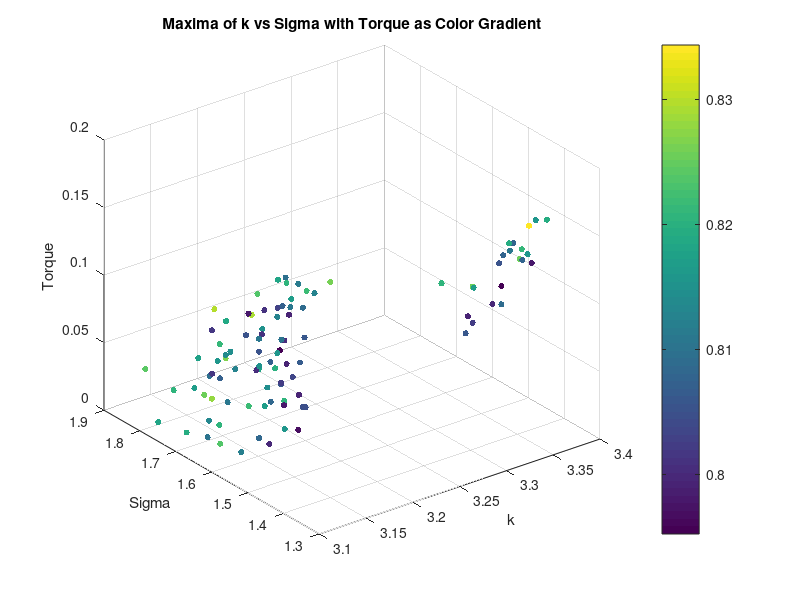
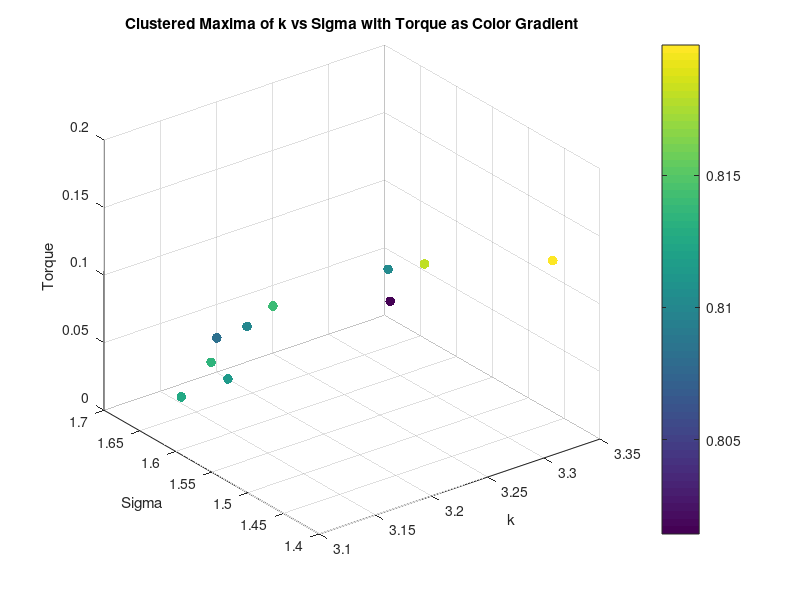
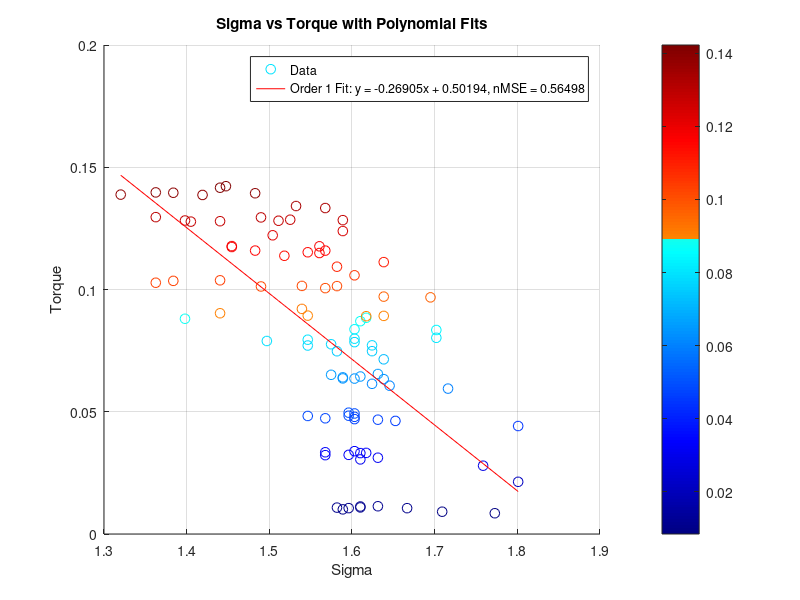

These charts were generated, in order, by the following MATLAB code:
clear all;
close all;


%% Torque Analysis
load('maxima_data.mat');
scatter3(maxima_k, maxima_sigma, torque_values, 20, maxima_corr, 'filled');
xlabel('k');
ylabel('Sigma');
zlabel('Torque');
title('Maxima of k vs Sigma with Torque as Color Gradient');
colorbar;
grid on;
% K means clustering of torque into 10 clusters, taking mean of each cluster k, sigma and corr too
[cluster_idx, cluster_centers] = kmeans(torque_values', 10);
% Take the mean of each cluster
torque_means = zeros(10, 1);
sigma_means = zeros(10, 1);
k_means = zeros(10, 1);
corr_means = zeros(10, 1);
for i = 1:10
    torque_means(i) = mean(torque_values(cluster_idx == i));
    sigma_means(i) = mean(maxima_sigma(cluster_idx == i));
    k_means(i) = mean(maxima_k(cluster_idx == i));
    corr_means(i) = mean(maxima_corr(cluster_idx == i));
end
% Plot the clusters
figure;
scatter3(k_means, sigma_means, torque_means, 50, corr_means, 'filled');
xlabel('k');
ylabel('Sigma');
zlabel('Torque');
title('Clustered Maxima of k vs Sigma with Torque as Color Gradient');
colorbar;
grid on;
% Ensure data is sorted for polyfit
[sigma_sorted, sort_idx] = sort(maxima_sigma);
torque_sorted = torque_values(sort_idx);
% Display correlation between torque and sigma
disp('Correlation between Torque and Sigma:');
disp(corr(torque_sorted', sigma_sorted'));
% Display correlation between torque and sigma^2
disp('Correlation between Torque and Sigma^2:');
disp(corr(torque_sorted', sigma_sorted'.^2));
% Polyfit for sigma vs torque (order 1 and 2)
p1_sigma = polyfit(sigma_sorted, torque_sorted, 1);
% Calculate fitted values and normalized MSE for sigma vs torque
fitted_torque_p1_sigma = polyval(p1_sigma, sigma_sorted);
mse_p1_sigma = mean((torque_sorted - fitted_torque_p1_sigma).^2);
nmse_p1_sigma = mse_p1_sigma / var(torque_sorted);
% Display results for sigma vs torque
disp('Sigma vs Torque:');
disp(['Order 1 nMSE: ', num2str(nmse_p1_sigma)]);
%display correlation between torque and sigma
% Plot for sigma vs torque with polynomial fits (first instance)
figure;
scatter(sigma_sorted, torque_sorted, 50, torque_sorted,'DisplayName', 'Data');
% Create a custom colormap based on jet, excluding yellow/light orange
cmap = jet(256); % Get the jet colormap with 256 colors
cmap = cmap([1:100,191:256], :); % Keep only the first 200 colors, removing the yellow/light orange range
colormap(cmap); % Apply the custom colormap
colorbar; % Add a colorbar to indicate the mapping of color to torque_sorted values
hold on;
plot(sigma_sorted, fitted_torque_p1_sigma, '-r', 'DisplayName', ...
    ['Order 1 Fit: y = ', num2str(p1_sigma(1)), 'x + ', num2str(p1_sigma(2)), ...
    ', nMSE = ', num2str(nmse_p1_sigma)]);
xlabel('Sigma');
ylabel('Torque');
title('Sigma vs Torque with Polynomial Fits');
legend('show');
grid on;
% % Ensure data is sorted for polyfit
% [sigma_sorted, sort_idx] = sort(sigma_means);
% torque_sorted = torque_means(sort_idx);
% %Display correlation between torque and sigma
% disp('Correlation between Torque and Sigma:');
% disp(corr(torque_sorted, sigma_sorted));
% %Display correlation between torque and sigma^2
% disp('Correlation between Torque and Sigma^2:');
% disp(corr(torque_sorted, sigma_sorted.^2));
% % Polyfit for sigma vs torque (order 1 and 2)
% p1_sigma = polyfit(sigma_sorted, torque_sorted, 1);
% p2_sigma = polyfit(sigma_sorted, torque_sorted, 2);
% % Calculate zitted values and normalized MSE for sigma vs torque
% fitted_torque_p1_sigma = polyval(p1_sigma, sigma_sorted);
% fitted_torque_p2_sigma = polyval(p2_sigma, sigma_sorted);
% mse_p1_sigma = mean((torque_sorted - fitted_torque_p1_sigma).^2);
% mse_p2_sigma = mean((torque_sorted - fitted_torque_p2_sigma).^2);
% nmse_p1_sigma = mse_p1_sigma / var(torque_sorted);
% nmse_p2_sigma = mse_p2_sigma / var(torque_sorted);
% % Display results for sigma vs torque
% disp('Sigma vs Torque:');
% disp(['Order 1 nMSE: ', num2str(nmse_p1_sigma)]);
% disp(['Order 2 nMSE: ', num2str(nmse_p2_sigma)]);
% % Plot for sigma vs torque with polynomial fits (second instance)
% figure;
% scatter(sigma_sorted, torque_sorted, 50, torque_sorted, 'filled', 'DisplayName', 'Data');
% colormap(jet); % High contrast colormap suitable for white background
% colorbar; % Add a colorbar to indicate the mapping of color to torque_sorted values
% hold on;
% plot(sigma_sorted, fitted_torque_p1_sigma, '-r', 'DisplayName', ...
%     ['Order 1 Fit: y = ', num2str(p1_sigma(1)), 'x + ', num2str(p1_sigma(2)), ...
%     ', nMSE = ', num2str(nmse_p1_sigma)]);
% plot(sigma_sorted, fitted_torque_p2_sigma, '--g', 'DisplayName', ...
%     ['Order 2 Fit: y = ', num2str(p2_sigma(1)), 'x^2 + ', num2str(p2_sigma(2)), ...
%     'x + ', num2str(p2_sigma(3)), ', nMSE = ', num2str(nmse_p2_sigma)]);
% xlabel('Sigma');
% ylabel('Torque');
% title('Sigma vs Torque with Polynomial Fits');
% legend('show');
% grid on;

% %% Diameter Analysis
% % Saved as diameter_value, k_values(max_k_idx), sigma_values(max_sigma_idx), max_val
% load('maxima_data_Diam.mat');

% figure;
% scatter3(maxima_matrix(:, 2), maxima_matrix(:, 3), maxima_matrix(:, 1), 50, maxima_matrix(:, 1), 'filled'); 
% xlabel('k');
% ylabel('Sigma');
% zlabel('Diameter');
% title('Maxima of k vs Sigma with Diameter as Color Gradient');
% colorbar;
% grid on;

% % K vs d
% % Ensure data is sorted for polyfit
% [k_sorted, sort_idx] = sort(maxima_matrix(:, 2));
% d_sorted = maxima_matrix(sort_idx, 1);
% % Display correlation between d and k
% disp('Correlation between Diameter and k:');
% disp(corr(d_sorted, k_sorted));

% %plot for k vs diam with polynomial fits
% figure;
% scatter(k_sorted, d_sorted, 50, d_sorted, 'filled', 'DisplayName', 'Data');
% colormap(jet); % High contrast colormap suitable for white background
% colorbar; % Add a colorbar to indicate the mapping of color to d_sorted values

% hold on;
% p1_k = polyfit(k_sorted, d_sorted, 1);
% fitted_d_p1_k = polyval(p1_k, k_sorted);
% mse_p1_k = mean((d_sorted - fitted_d_p1_k).^2);
% nmse_p1_k = mse_p1_k / var(d_sorted);
% disp('Diameter vs k:');
% disp(['Order 1 nMSE: ', num2str(nmse_p1_k)]);
% plot(k_sorted, fitted_d_p1_k, '-r', 'DisplayName', ...
%     ['Order 1 Fit: y = ', num2str(p1_k(1)), 'x + ', num2str(p1_k(2)), ...
%     ', nMSE = ', num2str(nmse_p1_k)]);
% xlabel('k');
% ylabel('Diameter');
% title('k vs Diameter with Polynomial Fits');
% legend('show');
